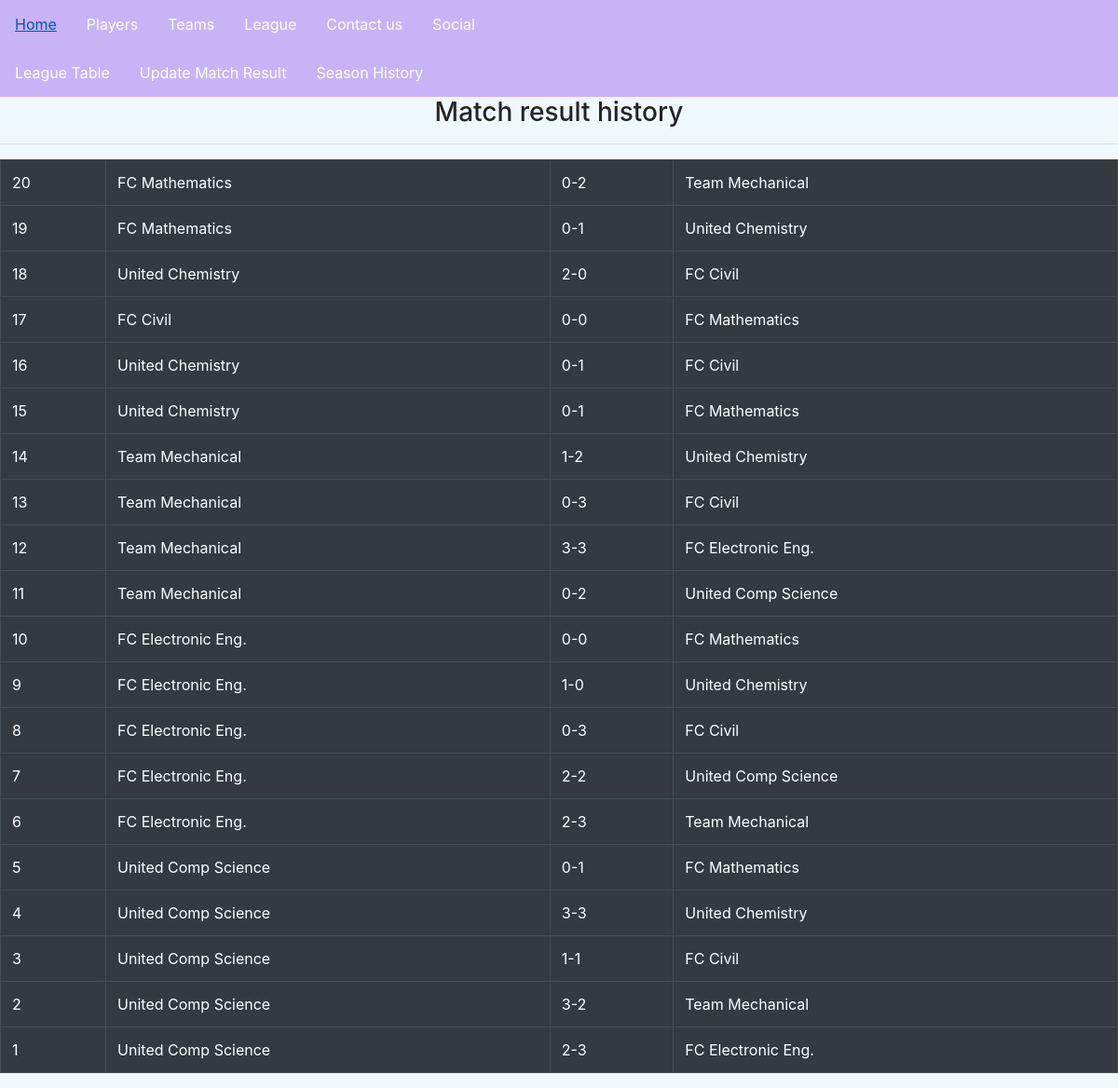
Page /league/seasonhistory on the committed database.
### leaguestat/models.py (models this page shows)
class Fixtures(models.Model):
    matchID = models.AutoField(primary_key= True, auto_created= True)
    teamA = models.ForeignKey(Team, on_delete=models.CASCADE ,related_name = "A")
    teamB = models.ForeignKey(Team, on_delete=models.CASCADE,related_name = "B")
    goalA = models.PositiveIntegerField(default=0)
    goalB = models.PositiveIntegerField(default=0)

### team/models.py (models this page shows)
class Team(models.Model):
    teamID = models.PositiveIntegerField(unique=True)
    teamName = models.CharField(max_length=100,unique=True)
    managerName = models.CharField(max_length=100)
    teamSponsor = models.CharField(max_length=100)
    def __str__(self):
        return self.teamName

### leaguestat/views.py (the view)
# urls.py: path('seasonhistory', views.season_history, name="season_history"),
def season_history(request):
    context = {}
    context["season_history"] = Fixtures.objects.all().order_by('-matchID')
    return render(request, "leaguestat/season_history.html",context)

### leaguestat/templates/leaguestat/season_history.html (shortened to what this page needs)
{% extends "base.html" %}
{% block content %}
    {% include 'leaguestat/leaguestat_navbar.html' %}
    <h3>Match result history</h3>
    <hr>
    <table class="table table-bordered table-dark">
        {% for mh in season_history %}
        <tr>
            <td>{{mh.matchID}}</td>
            <td>{{mh.teamA}}</td>
            <td>{{mh.goalA}}-{{mh.goalB}}</td>
            <td>{{mh.teamB}} </td>
        </tr>
        {% endfor %}
    </table>
{% endblock content %}

### mainapp/static/main.css (style rules this page uses)
body { background-color: aliceblue; }
h3 { text-align: center; }

### rows in the picture
Fixtures: matchID "20", teamA "FC Mathematics", goalA "0", goalB "2", teamB "Team Mechanical"
Fixtures: matchID "19", teamA "FC Mathematics", goalA "0", goalB "1", teamB "United Chemistry"
Fixtures: matchID "18", teamA "United Chemistry", goalA "2", goalB "0", teamB "FC Civil"
Fixtures: matchID "17", teamA "FC Civil", goalA "0", goalB "0", teamB "FC Mathematics"
Fixtures: matchID "16", teamA "United Chemistry", goalA "0", goalB "1", teamB "FC Civil"
Fixtures: matchID "15", teamA "United Chemistry", goalA "0", goalB "1", teamB "FC Mathematics"
Fixtures: matchID "14", teamA "Team Mechanical", goalA "1", goalB "2", teamB "United Chemistry"
Fixtures: matchID "13", teamA "Team Mechanical", goalA "0", goalB "3", teamB "FC Civil"
Fixtures: matchID "12", teamA "Team Mechanical", goalA "3", goalB "3", teamB "FC Electronic Eng."
Fixtures: matchID "11", teamA "Team Mechanical", goalA "0", goalB "2", teamB "United Comp Science"
Fixtures: matchID "10", teamA "FC Electronic Eng.", goalA "0", goalB "0", teamB "FC Mathematics"
Fixtures: matchID "9", teamA "FC Electronic Eng.", goalA "1", goalB "0", teamB "United Chemistry"
Fixtures: matchID "8", teamA "FC Electronic Eng.", goalA "0", goalB "3", teamB "FC Civil"
Fixtures: matchID "7", teamA "FC Electronic Eng.", goalA "2", goalB "2", teamB "United Comp Science"
Fixtures: matchID "6", teamA "FC Electronic Eng.", goalA "2", goalB "3", teamB "Team Mechanical"
Fixtures: matchID "5", teamA "United Comp Science", goalA "0", goalB "1", teamB "FC Mathematics"
Fixtures: matchID "4", teamA "United Comp Science", goalA "3", goalB "3", teamB "United Chemistry"
Fixtures: matchID "3", teamA "United Comp Science", goalA "1", goalB "1", teamB "FC Civil"
Fixtures: matchID "2", teamA "United Comp Science", goalA "3", goalB "2", teamB "Team Mechanical"
Fixtures: matchID "1", teamA "United Comp Science", goalA "2", goalB "3", teamB "FC Electronic Eng."
